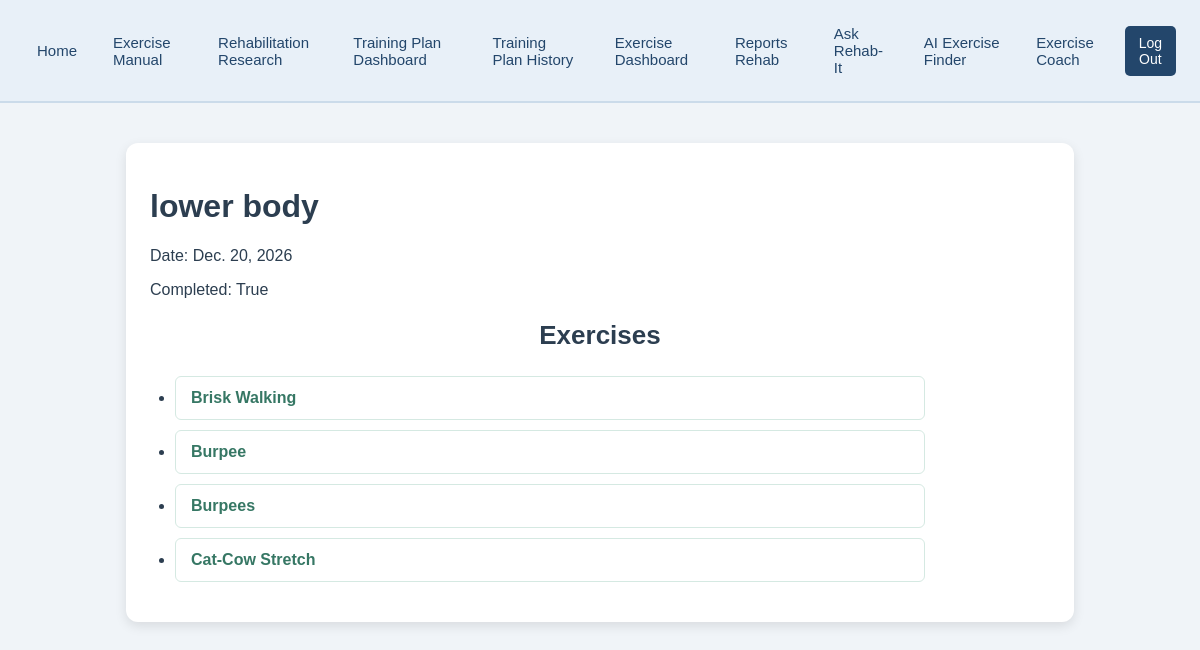
/workout_session/detail/8 (signed in), run on the app's committed database.
### rehab/models.py (models this page shows, shortened)
class WorkoutSession(models.Model):
    workout_session_id = models.AutoField(primary_key=True)
    name = models.CharField(max_length=100, default="")
    date = models.DateField()
    completed = models.BooleanField(default=False)
    difficulty_rating = models.PositiveSmallIntegerField(
        choices=[
            (1, "Very Easy"),
            (2, "Easy"),
            (3, "Moderate"),
            (4, "Difficult"),
            (5, "Very Difficult"),
        ],
        null=True,
        blank=True
    )
    reflection_notes = models.TextField(
        blank=True,
        default=""
    )
    exercises = models.ManyToManyField(Exercise)
    class Meta:
        ordering = ["-date"]
        constraints = [
            models.UniqueConstraint(
                fields=["name", "date"],
                name="unique_workout_session_date"
            )
        ]

class Exercise(models.Model):
    exercise_id = models.AutoField(primary_key=True)
    name = models.CharField(max_length=100)
    description = models.TextField()
    difficulty = models.IntegerField()
    def __str__(self):
        return f"{self.name}"
    class Meta:
        ordering = ["name"]
        constraints = [
            models.UniqueConstraint(
                fields=["name", "difficulty"],
                name="unique_exercise_difficulty"
            )
        ]

### rehab/views.py (the view)
# urls.py: path("workout_session/detail/<int:pk>", WorkoutSessionDetailView.as_view(), name="workout_session_detail"),
class WorkoutSessionDetailView(LoginRequiredMixin, DetailView):
    model = WorkoutSession
    template_name = "rehab/workout_session_detail.html"
    context_object_name = "workout_session"
    def get_context_data(self, **kwargs):
        context = super().get_context_data(**kwargs)
        context["exercises"] = self.object.exercises.all()
        return context

### templates/rehab/workout_session_detail.html (shortened to what this page needs)
{% extends "rehab/base.html" %}
{% block rehab_content %}
    <h1>{{ workout_session.name }}</h1>
    <p>Date: {{ workout_session.date }}</p>
    <p>Completed: {{ workout_session.completed }}</p>
    <h2>Exercises</h2>
    <ul>
        {% for exercise in exercises %}
            <li>
                <a href="{% url 'exercise_detail' exercise.pk %}">
                    {{ exercise }}
                </a>
            </li>
        {% empty %}
            <li>No exercises exist for this workout session.</li>
        {% endfor %}
    </ul>
{% endblock %}

### static/css/style.css (style rules this page uses)
body { font-family: Arial, sans-serif; background-color: #f0f4f8; color: #2c3e50; margin: 0; padding: 0; }
main h2 { text-align: center; margin-bottom: 25px; font-size: 26px; }
ul, ol { padding-left: 25px; max-width: 750px; }
li { background-color: #ffffff; margin-bottom: 10px; padding: 12px 15px; border: 1px solid #d5e9e2; border-radius: 6px; }
li a { color: #367764; text-decoration: none; font-weight: bold; }

### data on the page
WorkoutSession: name "lower body", date "Dec. 20, 2026", completed "True"
Exercise: name "Brisk Walking"
Exercise: name "Burpee"
Exercise: name "Burpees"
Exercise: name "Cat-Cow Stretch"
